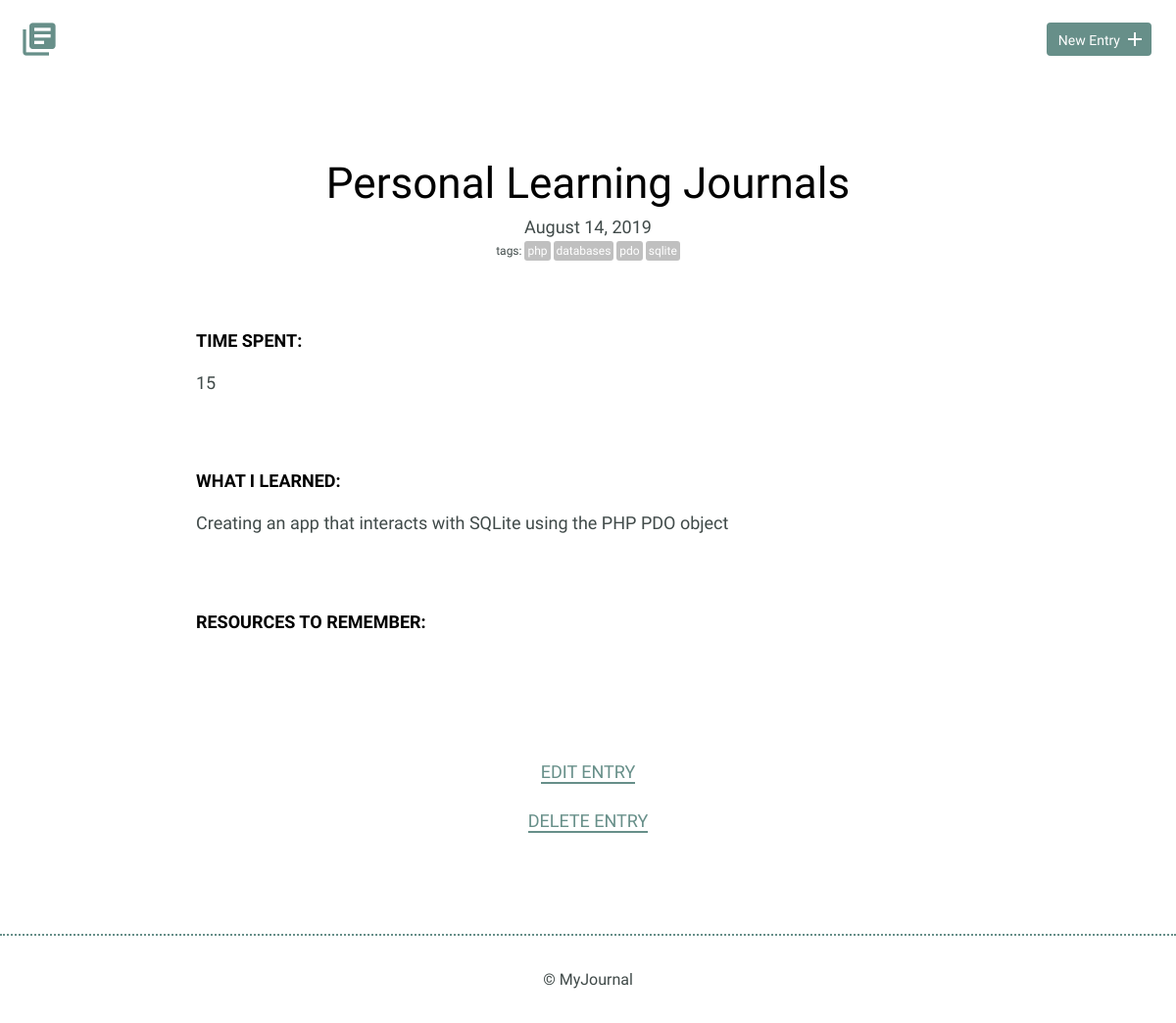
Page /detail.php?id=9 on the earlier database version.
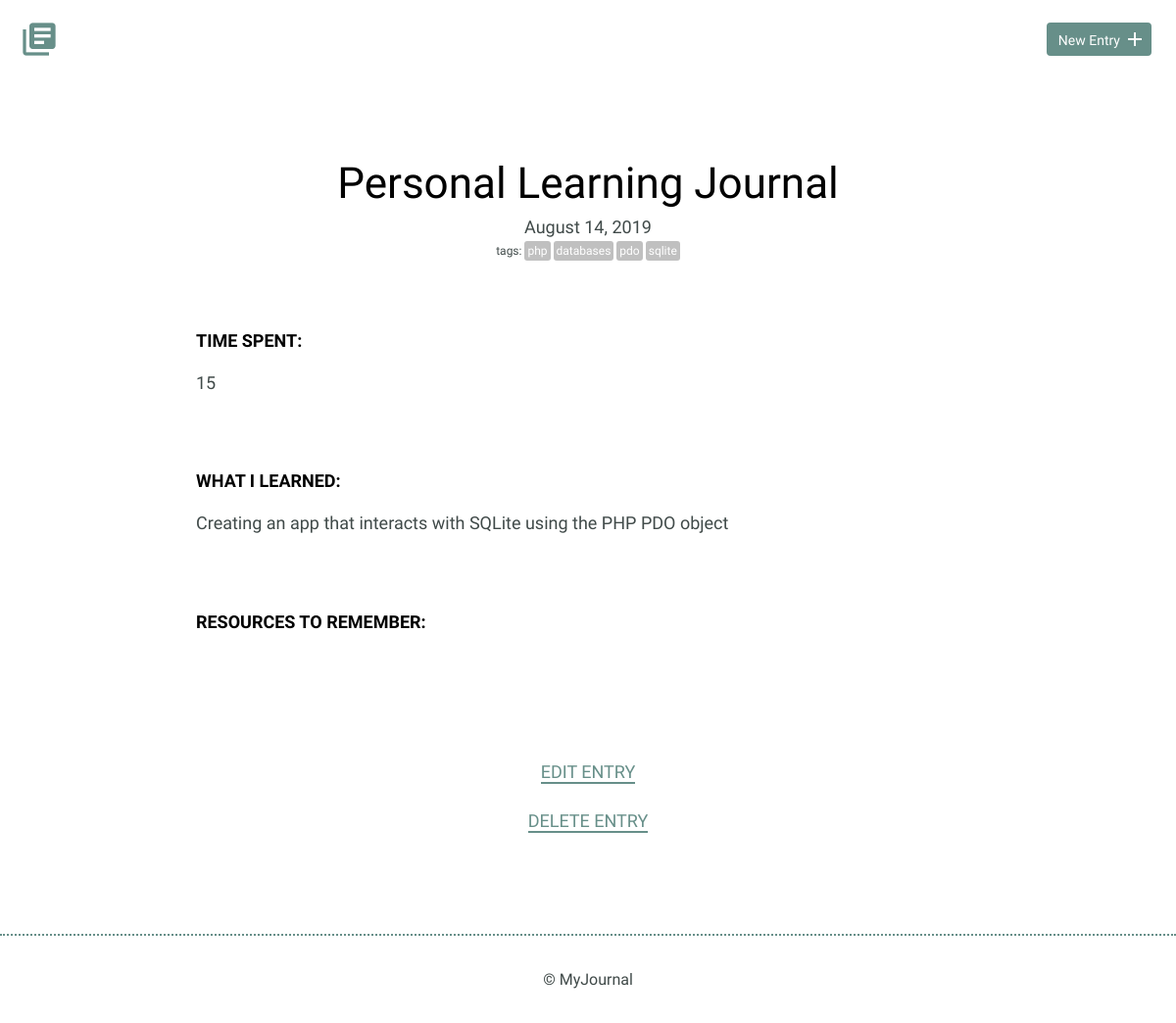
Same page on the later database version.
### tables this page shows
CREATE TABLE "entries" (
	"id"	INTEGER NOT NULL PRIMARY KEY AUTOINCREMENT UNIQUE,
	"title"	TEXT,
	"date"	TEXT,
	"time_spent"	INTEGER,
	"learned"	BLOB,
	"resources"	BLOB
);

### detail.php (the view, shortened to what this page needs)
<?php
require_once("inc/database.php");
if(!empty($_GET['id'])) {
	$entry_id = intval($_GET['id']);
}
try {
	$results = $db->prepare('select * from entries where id = ?');
	$results->bindParam(1, $entry_id);
	$results->execute();
} catch(Exception $e) {
	echo $e->getMessage();
	die();
}
$entry = $results->fetch(PDO::FETCH_ASSOC);
?>
<!DOCTYPE html>
<html>
    <head>
        <link rel="stylesheet" href="css/normalize.css">
        <link rel="stylesheet" href="css/site.css">
    </head>
    <body>
		<?php include "inc/header.php"; ?>
        <section>
            <div class="container">
			<?php
			if ($entry) {
				$date = date('F j, Y', strtotime($entry["date"]));
				try {
					$tag_search = $db->query('SELECT tag FROM tags JOIN entries_tags ON tags.id = entries_tags.tag_id
																   JOIN entries ON entries_tags.entry_id = entries.id
																   WHERE entries.id = ' . $entry["id"]);
					$tag_search->execute();
					$tags = $tag_search->fetchAll(PDO::FETCH_ASSOC);
				} catch (Exception $e) {
					echo $e->getMessage();
					die();
				}
				echo <<<EOT
                <div class="entry-list single">
                    <article>
                        <h1>$entry[title]</h1>
                        <time datetime="2016-01-31">{$date}</time>
EOT;
						if (!empty($tags)) {
							echo '<div class="tag-container"><span class="tag-label">tags:</span>';
							foreach($tags as $tag) {
								echo '<span class="tag"><a href="index.php?tag=' . $tag["tag"] .
								'">' . $tag["tag"] . '</a></span>';
							}
							echo('</div>');
						}
				echo <<<EOT
                        <div class="entry">
                            <h3>Time Spent: </h3>
                            <p>$entry[time_spent]</p>
                        </div>
                        <div class="entry">
                            <h3>What I Learned:</h3>
                            <p>$entry[learned]</p>
                        </div>
                        <div class="entry">
                            <h3>Resources to Remember:</h3>
							<p>$entry[resources]</p>
                        </div>
                    </article>
                </div>
			</div>
			<div class="edit">
				<p><a href="edit.php?id=$entry[id]">Edit Entry</a></p>
				<p><a href="delete.php?id=$entry[id]" onclick="return confirm('Are you sure?')">Delete Entry</a></p>
			</div>
EOT;
			} else {
				echo('<h2 style="text-align: center">Could not find that entry</h1><br>');
			}
				?>
        </section>
        <?php include "inc/footer.php"; ?>
    </body>
</html>

Differences in the rows shown:
changed entries "Creating an app that interacts with SQLite using the PHP PDO object": title "Personal Learning Journals" → "Personal Learning Journal"
